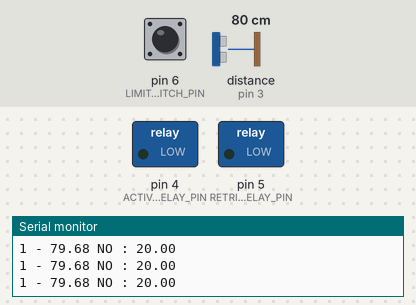
Simulated run of this sketch. Board: Arduino Uno, built with avr-gcc and run on an emulated ATmega328P. Parts: switched loads named in the sketch (green lamp = pin HIGH), the last lines printed to the serial monitor. Wiring (inferred from the names in the program): ultrasonic range finder: trigger pin 2; echo pin 3. The inputs (shaded band) are chosen by the test bench; at power-on: distance to the obstacle (sensor on pin 3) 80 cm, pin 6 (LIMITER_SWITCH_PIN) HIGH. The echo pulse lasts 58.3 µs per cm; pins used as bus, display or sensor lines are not drawn.

Above: at 1.2 s.
1.3 s: distance to the obstacle (sensor on pin 3) set to 2 cm
At 1.7 s:
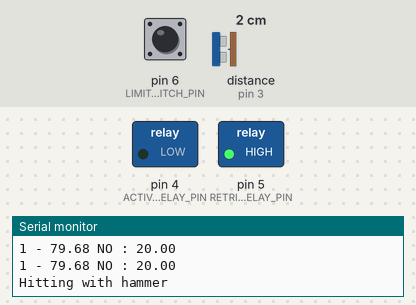
4.3 s: pin 6 (LIMITER_SWITCH_PIN) pulled LOW for 3.2 s
At 6.5 s:
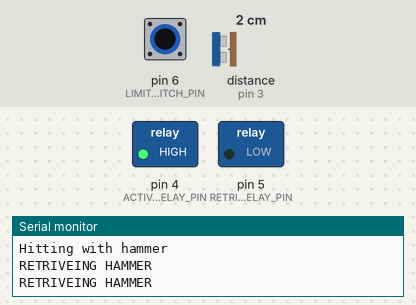
9.0 s: distance to the obstacle (sensor on pin 3) set to 250 cm
At 9.5 s:
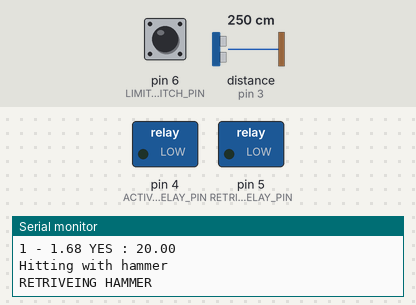
Timing chart, 0 to 12.0 s (numbered marks = the images above; inputs shaded):
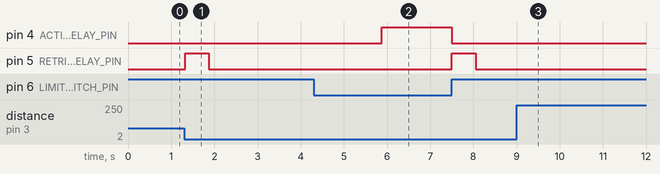

The sketch:

Actuator_Hammer_3.ino
```cpp
/*
   With relays
*/
class Ultrasonic_Sensor {
    int TRIG_PIN;
    int ECHO_PIN;

    float THRESHOLD_VALUE;

    float DISTANCE;
  public:
    void AttachToTrigEcho(int Trigger, int Echo) {
      TRIG_PIN = Trigger;
      ECHO_PIN = Echo;
      pinMode(TRIG_PIN, OUTPUT);
      pinMode(ECHO_PIN, INPUT);
    }

    bool Did_Cross_Threshold;
    void SetThresholdTo(float threshold_value) {
      THRESHOLD_VALUE = threshold_value;
    }
    float GetThresholdValue() {
      return THRESHOLD_VALUE;
    }
    bool DidCrossThreshold() {  //Came closer than the threshold value
      float currentDistance = this->GetDistance();
      if (currentDistance <= THRESHOLD_VALUE) {
        return true;  //TRIGGERED
      }
      else {
        return false; //NOT TRIGGERED
      }
    }

    void InitiateTrigger() {
      digitalWrite(TRIG_PIN, LOW);
      delayMicroseconds(2);
      digitalWrite(TRIG_PIN, HIGH);
      delayMicroseconds(10);
      digitalWrite(TRIG_PIN, LOW);
    }
    float GetDuration() {
      InitiateTrigger();
      float Duration = pulseIn(ECHO_PIN, HIGH); //Get duration of the high pulse
      return Duration;
    }
    float GetDistance() {
      DISTANCE =  this->GetDuration() * 0.0343 / 2;
      return DISTANCE;
    }
};

#define ULTRASONIC_TX_PIN 2
#define ULTRASONIC_RX_PIN 3

#define ULTRASONIC1_THRESHOLD_VALUE_CM 20

#define HAMMER_INACTIVE_TIME_MILLIS 3000
#define HAMMER_ACTIVE_SMASH_TIME_MILLIS 550
#define HAMMER_RETRIEVE_DELAY_PAUSE_TIME_MILLIS 1000

#define ACTIVATE_RELAY_PIN 4  //COM - MOTOR, NC - GND, NO - 12V
#define RETRIEVE_RELAY_PIN 5  //COM - MOTOR, NC - GND, NO - 12V

#define LIMITER_SWITCH_PIN 6  //Use COM and NO

Ultrasonic_Sensor Ultrasonic1;

void setup() {
  // put your setup code here, to run once:
  Ultrasonic1.AttachToTrigEcho(ULTRASONIC_TX_PIN, ULTRASONIC_RX_PIN);
  Ultrasonic1.SetThresholdTo(ULTRASONIC1_THRESHOLD_VALUE_CM);

  pinMode(ULTRASONIC_TX_PIN, OUTPUT);
  pinMode(ULTRASONIC_RX_PIN, INPUT);
  pinMode(ACTIVATE_RELAY_PIN, OUTPUT);
  pinMode(RETRIEVE_RELAY_PIN, OUTPUT);
  pinMode(LIMITER_SWITCH_PIN, INPUT);

  Serial.begin(9600);
  //Keep retrieving
  Retrieve_Hammer();
}

void Retrieve_Hammer() {
  Serial.println("RETRIVEING HAMMER");
  while (digitalRead(LIMITER_SWITCH_PIN) == LOW) {
    digitalWrite(RETRIEVE_RELAY_PIN, LOW);    //Energise Retrieving hammer
    digitalWrite(ACTIVATE_RELAY_PIN, HIGH);
  }
  //Hold the hammer there
  digitalWrite(RETRIEVE_RELAY_PIN, LOW);    //Energise Retrieving hammer
  digitalWrite(ACTIVATE_RELAY_PIN, LOW);

}

void loop() {
  // put your main code here, to run repeatedly:
  float Distance = Ultrasonic1.GetDistance();
  Serial.print("1 - ");
  Serial.print(Distance);
  Serial.print((Ultrasonic1.DidCrossThreshold()) ? " YES : " : " NO : ");
  Serial.println(Ultrasonic1.GetThresholdValue());

  if (Ultrasonic1.DidCrossThreshold()) {
    Serial.println("Hitting with hammer");
    digitalWrite(ACTIVATE_RELAY_PIN, LOW);  //SMASH
    digitalWrite(RETRIEVE_RELAY_PIN, HIGH);
    delay(HAMMER_ACTIVE_SMASH_TIME_MILLIS);

    //Get the relays and the entire system to rest
    digitalWrite(ACTIVATE_RELAY_PIN, LOW);
    digitalWrite(RETRIEVE_RELAY_PIN, LOW);

    delay(HAMMER_RETRIEVE_DELAY_PAUSE_TIME_MILLIS);
    //Retrieve hammer and don't do anything for a desired time
    Retrieve_Hammer();
    delay(HAMMER_INACTIVE_TIME_MILLIS);
  }

  if (digitalRead(LIMITER_SWITCH_PIN) != HIGH) {
    Retrieve_Hammer();
  }

}
```

Measured:
- after the input at 1.3 s, pin 5 (RETRIEVE_RELAY_PIN): LOW → HIGH at once, → LOW 0.55 s later
- after the input at 4.3 s, pin 4 (ACTIVATE_RELAY_PIN): LOW → HIGH after 1.6 s, → LOW 1.6 s later
- after the input at 9.0 s, pin 5 (RETRIEVE_RELAY_PIN): stays LOW (without the input it goes to HIGH after 3.1 s)
